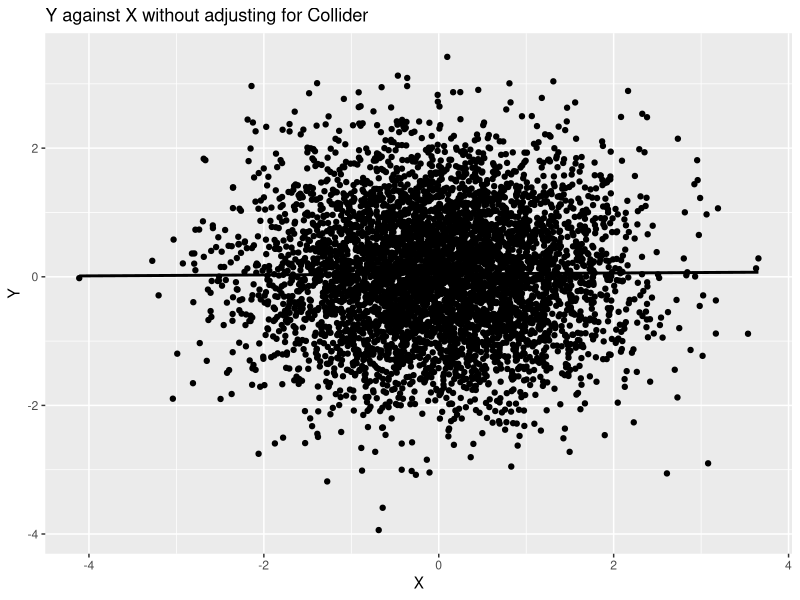
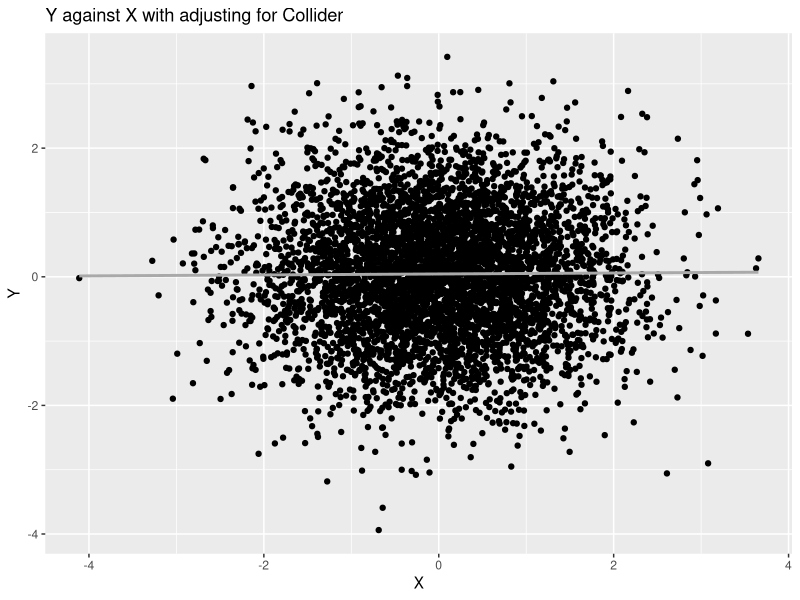
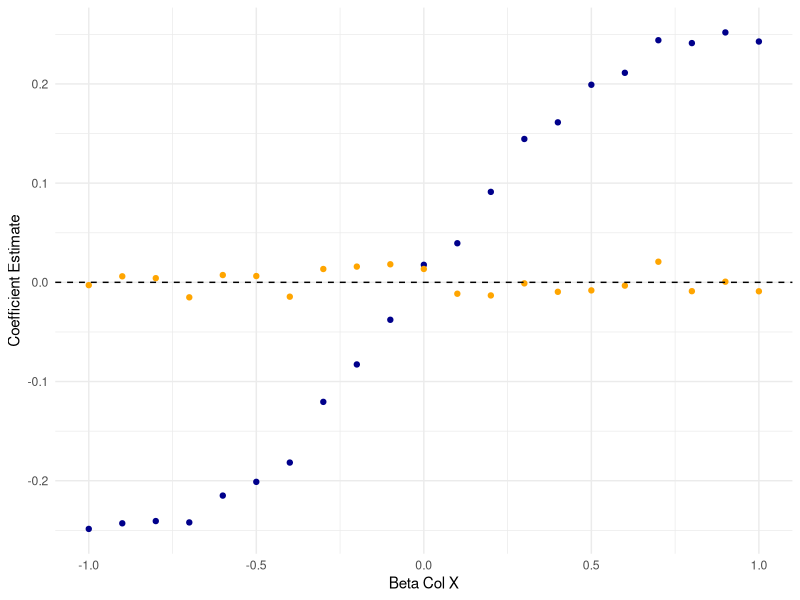

Generate these figures, in order, with R:
# Load necessary library
library(ggplot2)
library(gridExtra)

# Parameters for the simulation
n <- 5000       # Number of observations
beta1 <- 0.5  # Coefficient for the relationship between X and the collider
beta2 <- 0.5  # Coefficient for the relationship between Y and the collider
error_x <- 0.25
error_y <- 0.25
error_col <- 0.25

# Generate data
X <- rnorm(n)
Y <- rnorm(n)
Col <- beta1 * X + beta2 * Y + error_col * rnorm(n)

# Model without the collider
model_without_col <- lm(Y ~ X)
data_without_col <- data.frame(X = X, Y = Y, Y_pred = predict(model_without_col))

# Model with the collider
model_with_col <- lm(Y ~ X + Col)
data_with_col <- data.frame(X = X, Y = Y, Y_pred = predict(model_with_col))

# Print model summaries for analysis
cat("Summary of the model without the collider:\n")
print(summary(model_without_col))
cat("\nSummary of the model with the collider:\n")
print(summary(model_with_col))

# Plotting
g1 <- ggplot(data_without_col, aes(x = X, y = Y)) +
  geom_point() +
  geom_smooth(method = "lm", se = FALSE, color = "black") +
  labs(title = "Y against X without adjusting for Collider", x = "X", y = "Y")

print(g1)

g2 <- ggplot(data_with_col, aes(x = X, y = Y)) +
  geom_point() +
  geom_smooth(method = "lm", se = FALSE, color = "darkgrey") +
  labs(title = "Y against X with adjusting for Collider", x = "X", y = "Y")

print(g2)

# Additional simulation function for collider effect
sim_Col <- function(betaColX, betaColY) {
  n <- 10000
  betaXYCol <- 0.0  # The true effect of X on Y, set as zero
  errorCol <- 1 
  errorX <- 1
  errorY <- 1
  Col <- errorCol * rnorm(n)  # Generate Collider
  X <- betaColX * Col + errorX * rnorm(n)  # Generate X influenced by Collider
  Y <- betaColY * Col + betaXYCol * X + errorY * rnorm(n)  # Generate Y influenced by Collider and X
  
  lm1_Col <- summary(lm(Y ~ X))  # Simple regression
  lm2_Col <- summary(lm(Y ~ X + Col))  # Multiple regression including the collider
  
  coefXYCol <- lm1_Col$coefficients[2, 1]  # Coefficient from simple regression
  coefXYColCon <- lm2_Col$coefficients[2, 1]  # Coefficient from multiple regression
  
  return(data.frame(coefXYCol, coefXYColCon))  # Return the coefficients
}

# Applying the simulation function over a range of betaColX values
betaColX <- seq(-1.0, 1.0, by = 0.1)
betaColY <- 0.5  # Fixed value for betaColY

results_Col <- lapply(betaColX, function(x) cbind(betaColX=x, sim_Col(x, betaColY)))
combined_df_Col <- do.call(rbind, results_Col)

# Plotting the results for the collider scenario
ggplot(combined_df_Col, aes(x = betaColX)) +
  geom_point(aes(y = coefXYCol), color = "darkblue") +
  geom_point(aes(y = coefXYColCon), color = "orange") +
  geom_hline(yintercept = 0.0, linetype = 'dashed', color = 'black') +
  labs(x = "Beta Col X", y = "Coefficient Estimate") +
  theme_minimal()




